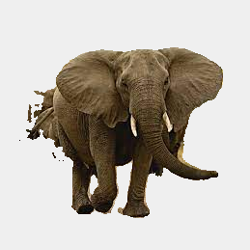
#> input picture backend/mediafiles/tests/animals/African_elephant.png, 250 x 250 px
$ python -i segmentation.py   (imports and definitions only)
#> lines starting #> are read from the running program, lines starting #| are printed output that depends on the picture
### backend/api/ai/transdata.py
import numpy as np
from PIL import Image
import io


def np2binary(arr):
    binary_data = arr.tobytes()
    return binary_data


def binary2np(binary_data):
    arr = np.frombuffer(binary_data, dtype=np.uint8)
    return arr


def np2image(arr):
    image = Image.fromarray(arr)
    return image


def binary2image(data):
    image = Image.open(io.BytesIO(data))
    return image


# [5 lines left out: function image2binary, not called in this run]

### backend/api/ai/segmentation.py
import base64
from PIL import Image
import io
import numpy as np
import requests
import os

from .transdata import *


API_URL = "https://api-inference.huggingface.co/models/facebook/detr-resnet-50-panoptic"
HUGGINGFACE_API_KEY = os.getenv("HUGGINGFACE_API_KEY")
headers = {"Authorization": f"Bearer {HUGGINGFACE_API_KEY}"}


def create_segmentation(data):
    """_summary_

    imput:

        data : binary data


    Returns:
        PIL image object
    """

    # original imageの読み込み
    original_image = binary2image(data)
    if original_image.mode != "RGBA":
        original_image = original_image.convert("RGBA")
        alpha_data = [(r, g, b, 255) for r, g, b, _ in original_image.getdata()]
        original_image.putdata(alpha_data)
    # original_image.save("mediafiles/tests/animals/test_da3l.png")

    # 画像をnumpyに変換
    original_array = np.array(original_image)

    # hugging face requests
    response = requests.post(API_URL, headers=headers, data=data)

    status = response.status_code

    if status == 200:
        # "LABEL_"のものを除外する
        output = [
            entry
            for entry in response.json()
            if not entry["label"].startswith("LABEL_")
        ]

        # maskの生成
        mask = np.zeros(original_array.shape[:2], dtype=np.uint8)
        for entry in output:
            # "mask"の値を取得
            mask_str = entry["mask"]

            # Base64デコード
            mask_bytes = base64.b64decode(mask_str)

            # デコードされたバイト列を画像として読み込む
            mask_image = Image.open(io.BytesIO(mask_bytes))

            # 元の画像と同じサイズにセグメンテーションマスクをリサイズする
            mask_image = mask_image.resize(original_image.size)

            # マスク画像をnumpy配列に変換
            mask_array = np.array(mask_image) / 255

            # 得られたマスクとひとまとまりにする
            mask = np.bitwise_or(mask, mask_array.astype(np.uint8))

        # maskが真っ黒なら全部表示させる
        if np.max(mask) == 0:
            mask = np.ones(original_array.shape[:2])

        if original_array.shape == mask.shape:
            segmented_image = original_array * mask
        else:
            segmented_image = original_array * mask[..., np.newaxis]
            # converted_mask = np.where(mask == 0, 239, 0).astype(np.uint8)
            # converted_mask = np.expand_dims(converted_mask, axis=2)
            # segmented_image += converted_mask

        # 切り抜かれた領域をImageオブジェクトとして作成
        segmented_image = Image.fromarray(segmented_image.astype(np.uint8))
    else:
        segmented_image = original_image

    return status, segmented_image


# [34 lines not run here, left out]

>>> import cv2
>>> picture = cv2.imread('../../mediafiles/tests/animals/African_elephant.png', cv2.IMREAD_GRAYSCALE)
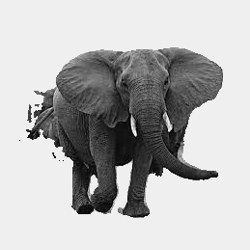
#> picture: shape (250, 250); min 0, max 255, mean 183.7
#> (the run stopped early here; a loop or call above may not have finished)

$ run again, on backend/mediafiles/tests/animals/Arabian_camel.png
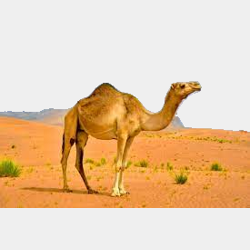
#> input picture backend/mediafiles/tests/animals/Arabian_camel.png, 250 x 250 px
#> `picture = cv2.imread('../../mediafiles/tests/animals/African_elephant...`:
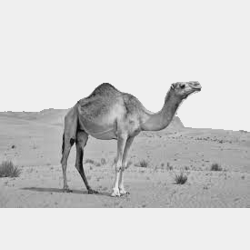
#> picture: shape (250, 250); min 7, max 252, mean 206.8

$ run again, on backend/mediafiles/tests/animals/Arabian_camel_6gZ0d8u.png
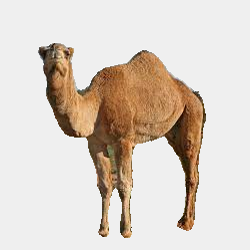
#> input picture backend/mediafiles/tests/animals/Arabian_camel_6gZ0d8u.png, 250 x 250 px
#> `picture = cv2.imread('../../mediafiles/tests/animals/African_elephant...`:
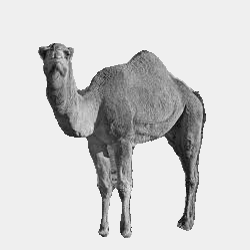
#> picture: shape (250, 250); min 5, max 253, mean 209.1

$ run again, on backend/mediafiles/tests/animals/Arabian_camel_mecjipq.png
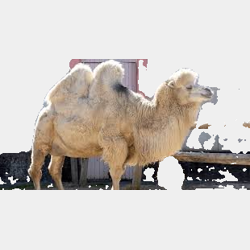
#> input picture backend/mediafiles/tests/animals/Arabian_camel_mecjipq.png, 250 x 250 px
#> `picture = cv2.imread('../../mediafiles/tests/animals/African_elephant...`:
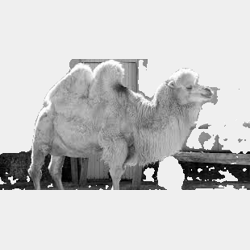
#> picture: shape (250, 250); min 0, max 255, mean 200.5
